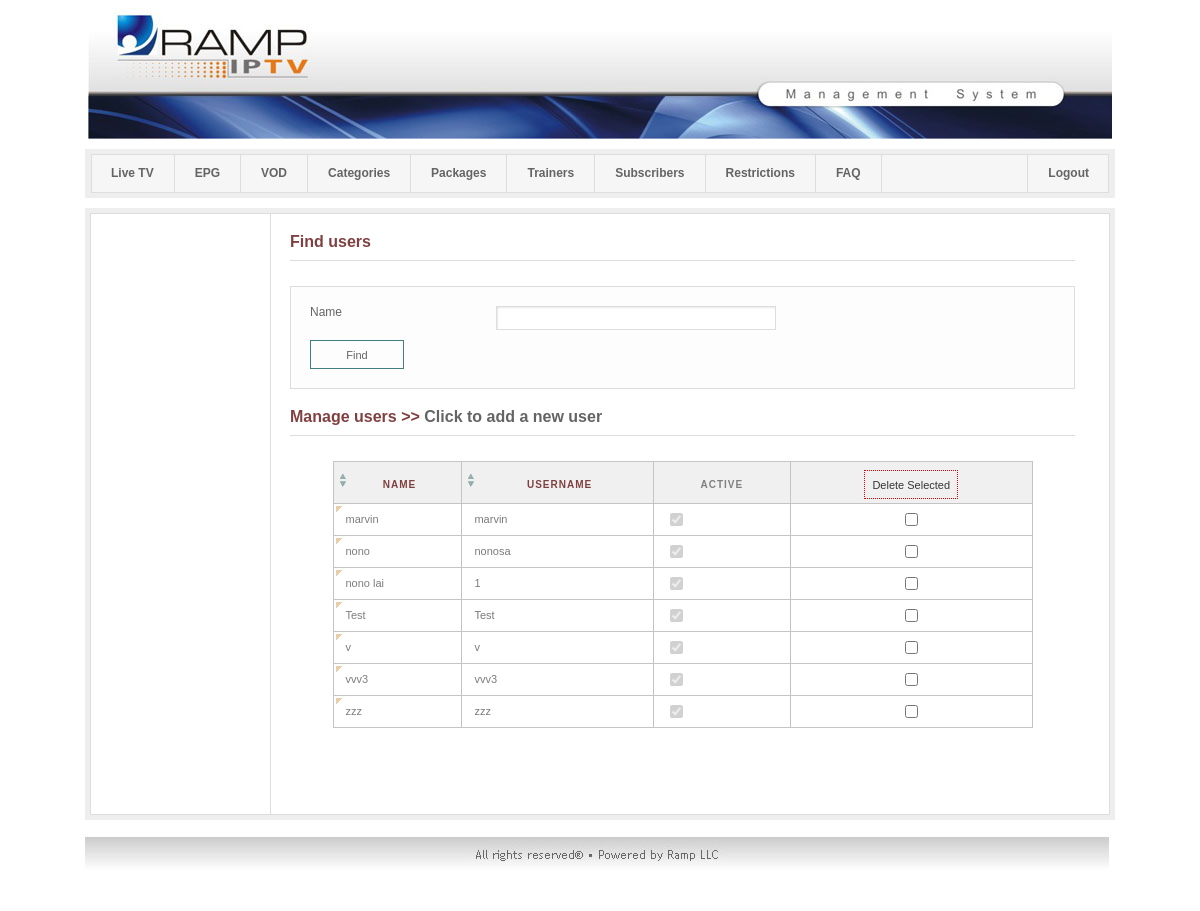
Page /admusuarios.php (signed in) on the committed database.
### tables this page shows
CREATE TABLE IF NOT EXISTS `usuarios` (
  `IdUsuario` int(11) NOT NULL auto_increment,
  `Usuario` varchar(100) default NULL,
  `Password` longtext,
  `NombreCompleto` varchar(255) default NULL,
  `activo` int(1) NOT NULL,
  `apellidos` varchar(50) NOT NULL,
  `mail` varchar(50) default NULL,
  `Fecha inscripcion` timestamp NOT NULL default CURRENT_TIMESTAMP on update CURRENT_TIMESTAMP,
  `MAC_ID` varchar(50) default NULL,
  `DIRECCION_LOCAL` varchar(120) default NULL,
  `ID_PLUGIN` varchar(150) default NULL,
  `pcrampkey` varchar(60) default NULL,
  `serial` varchar(50) default NULL,
  `ultimo_login` datetime default NULL,
  `pin` varchar(15) default NULL,
  PRIMARY KEY  (`IdUsuario`),
  UNIQUE KEY `Usuario` (`Usuario`),
  UNIQUE KEY `MAC_ID` (`MAC_ID`),
  UNIQUE KEY `mail` (`mail`),
  UNIQUE KEY `pcrampKey` (`pcrampkey`)
);

### includes/general_functions.php (called while the page is built, shortened)
<?
function getCurrentPage(){
	$file = $_SERVER["PHP_SELF"];
	$break = Explode('/', $file);
	$currentPage = $break[count($break) - 1];
  return $currentPage;
}
			?>

### session.php (called while the page is built, shortened)
<?php
include("includes/general_functions.php");
$currentPage = getCurrentPage();
?>

### admusuarios.php (the view, shortened to what this page needs)
<?
include("session.php");
$objUsuario=new clsusuario();
?>
<!DOCTYPE html PUBLIC "-//W3C//DTD XHTML 1.0 Transitional//EN" "http://www.w3.org/TR/xhtml1/DTD/xhtml1-transitional.dtd">
<html xmlns="http://www.w3.org/1999/xhtml">
<?php include ("includes/head.php") ?>
<body>
 <div id="wrapper">
  <h1><a href="menuadmin.php"></a></h1>
	<?php include("includes/mainnav.php") ?>
	<div id="containerHolder">
	 <div id="container">
		<div id="main">
		<form name="frmbusca" action="<?=$currentPage?>" method="post" class="jNice">
		 <h2><?=_("Find users")?></h2>
		 <fieldset>
			<p>
			 <label><?=_("Name")?></label>
			 <input type="text" name="parteNombre" id="parteNombre" value="<?php echo $_POST['parteNombre']; ?>" maxlength="255" class="text-long" />
			</p>
		 </fieldset>
		</form>
		<form name="formProceso" action="<?=$_SERVER['PHP_SELF']?>" method="post" onSubmit="return validarNuevoUsuario()" class="jNice" >
		 <div id="headerDiv">
			 <h2><?=_("Manage users")?> &gt;&gt; <a id="myHeader" href="javascript:toggle('myContent','myHeader');" ><?=_("Click to add a new user")?></a></h2>
		 </div>
			</form>
		 </div>
		</div>
		<form action="<?=$currentPage?>" method="post">
		 <table class="no-arrow paginate-20 max-pages-5">
			<thead>
			 <tr>
			 <th class="sortable"><b><?=_("Name")?></b></th>
			 <th class="sortable"><b><?=_("Username")?></b></th>
			 <th><b><?=_("Active")?></b></th>
			 <th style="text-align:center">
				<input class="button-submit" type="submit" value="<?=_("Delete Selected")?>" name="borrar" onclick="return confirm('<?=_("Are you sure do you want to delete?")?>')" />
			 </th>
			</thead>
			<tbody>
				<?php
				if($_POST['parteNombre']!="")
				{
				 $RSresultado=$objUsuario->consultarUsuario($_POST['parteNombre']);
				 $_pagi_sql = "SELECT * FROM  usuarios where NombreCompleto like '%" . $_POST['parteNombre'] . "%' order by NombreCompleto ";
				}
				else
				{
				 $_pagi_sql = "SELECT * FROM usuarios ORDER BY NombreCompleto";
				}
				$_pagi_result = mysql_query($_pagi_sql) or die("Error: ".mysql_error($_pagi_result));
				$counter = 0;
				while ($row = mysql_fetch_array($_pagi_result))
				{
				 $IdUsuario=$row["IdUsuario"];
				 $NombreCompleto=$row["NombreCompleto"];
				 $apellidos=$row["apellidos"];
				 $Usuario=$row["Usuario"];
				 $activo=$row["activo"];
				 ?>
				 <tr <?php if($counter % 2) echo " class='alt'"?>>
					<td>
					 <a href="admusuarios.php?actualizar=<?=$IdUsuario?>"><?=$NombreCompleto." ".$apellidos?></a>
					</td>
					<td><?=$Usuario?></td>
					<td>
					 <input type="checkbox" name="act" id="act" disabled <?php if (!(strcmp($activo,1))) {echo "checked=\"checked\"";} ?>>
					</td>
					<td align="center"><input name='usuarios[]' type='checkbox' value="<?=$row['IdUsuario']?>"></td>
				 <tr>
				 <?
				}
				 ?>
				</tbody>
			 </table>
			 </form>
		</div>
    </div>
    <p id="footer"></p>
</body>
</html>

### includes/head.php (shortened to what this page needs)
<head>
<link href="style/css/transdmin.css" rel="stylesheet" type="text/css" media="screen" />
</head>

### includes/mainnav.php
<ul id="mainNav">
	<li><a href="menuadmin.php"
	<?php if($currentPage == "menuadmin.php" or
					 $currentPage == "addLive.php" or
					 $currentPage == "viewLive.php" or
					 $currentPage == "editLive.php" or
					 $currentPage == "viewLiveDetail.php" or
					 $currentPage == "searchLive.php") echo "class='active'";
	?>
	><?=_("Live TV")?></a></li>
	<li><a href="epg.php"
	<?php
	if($currentPage == "epg.php" or
		 $currentPage == "viewEpgDetails.php" or
		 $currentPage == "viewEpg.php"
		 ) echo "class='active'";
	?>
	><?=_("EPG")?></a></li>
	<li><a href="addVod.php"
	<?php
	if($currentPage == "addVod.php" or
					 $currentPage == "viewVod.php" or
					 $currentPage == "searchVod.php" or
					 $currentPage == "editVodMovieDetail.php" or
					 $currentPage == "viewVodMovieDetail.php") echo "class='active'";
	?>
	><?=_("VOD")?></a></li>
	<li><a href="createVodCategory.php"
	<?php if($currentPage == "viewVodCategories.php" or
					 $currentPage == "searchVodCategory.php" or
					 $currentPage == "viewVodDetail.php" or
					 $currentPage == "createVodCategory.php" or
					 $currentPage == "addVodContent.php"
					 ) echo "class='active'";
	?>
	><?=_("Categories")?></a></li>
	<li><a href="createPackage.php"
	<?php if($currentPage == "viewPackages.php" or
					 $currentPage == "viewPackageDetail.php" or
					 $currentPage == "addPackageContentLive.php" or
					 $currentPage == "addPackageContentVod.php" or
					 $currentPage == "searchPackage.php" or
					 $currentPage == "createPackage.php"
					 ) echo "class='active'";
	?>
	><?=_("Packages")?></a></li>
	<li><a href="addTrainer.php"
	<?php if($currentPage == "addTrainer.php" or
					 $currentPage == "viewTrainers.php" or
					 $currentPage == "viewTrainerDetail.php" or
					 $currentPage == "editTrainerDetail.php" or
					 $currentPage == "searchTrainer.php"
					 ) echo "class='active'";
	?>
	><?=_("Trainers")?></a></li>
	<li><a href="createSubscriber.php"
	<?php if($currentPage == "createSubscriber.php" or
					 $currentPage == "addSubscriberPackage.php" or
					 $currentPage == "viewSubscribers.php" or
					 $currentPage == "ticketSubscriber.php" or
					 $currentPage == "viewSubscriberDetail.php"
					 ) echo "class='active'";
	?>
	><?=_("Subscribers")?></a></li>
	<li><a href="createRestriction.php"
	<?php if($currentPage == "createRestriction.php" or
					 $currentPage == "viewRestrictions.php" or
					 $currentPage == "viewRestrictionDetail.php" or
					 $currentPage == "editRestrictionDetail.php" or
					 $currentPage == "searchRestriction.php"
					 ) echo "class='active'";
	?>
	><?=_("Restrictions")?></a></li>
	<li><a href="#"><?=_("FAQ")?></a></li>
	<li class="logout"><a href="index.php"><?=_("Logout")?></a></li>
</ul>

### style/css/layout.css (style rules this page uses)
body { background: white; font-family: Arial, Helvetica, sans-serif; font-size: 12px; color: #646464; text-align: center; }
a { text-decoration: none; color: #808080; }
#wrapper { text-align: left; width: 1030px; margin: 0 auto; }
h1 { margin: 0px 0px 10px 3px; width: 1024px; height: 139px; background: url(../img/banner.jpg) no-repeat left top; }
h1 a { display: block; width: 225px; height: 28px; }
#mainNav { width: 1018px; height: 37px; padding: 6px; margin: 0 0 10px 0; background: url(../img/top-menu-bg.gif) no-repeat left top; }
#mainNav li { float: left; height: 37px; border-right: 1px solid #ddd; }
#mainNav li a { display: block; float: left; height: 37px; font-weight: bold; line-height: 37px; text-decoration: none; color: #646464; padding: 0 20px; }
#mainNav li.logout { float: right; border-left: 1px solid #ddd; border-right: none; }
#containerHolder { background: #eee; padding: 5px; }
#container { background: #fff url(../img/content.gif) repeat-y left top; border: 1px solid #ddd; width: 1018px; min-height:600px; }
h2 { width: 785px; color: #804040; font-size: 16px; line-height: 16px; font-weight: bold; margin: 20px 0 0 0; padding: 0 0 10px 0; margin-bottom:25px; border-bottom: 1px solid #ddd; text-align:left !important; }
h2 a { color: #646464; text-decoration: none; }
#main { width: 800px; float: right; padding: 0 19px 0 0; }
table { width: 700px; padding: 0; margin: 0 auto 1.5em auto; border: 1px solid #c4c4c4; border-collapse:collapse; }
.cs1 td, .cs2 td, table .button-submit { border:1px dotted #e60202; }
th { font: bold 10px/22px "Trebuchet MS", Verdana, Arial, Helvetica, sans-serif; color: #808080; border: 1px solid #c4c4c4; letter-spacing: 1px; text-transform: uppercase; text-align: left; padding: 8px 12px 4px 12px; background: #f0f0f0; vertical-align:middle; text-align:center !important; }
th.sortable, th.sortable-text, th.sortable-date, th.sortable-keep, th.sortable-date-dmy, th.sortable-numeric, th.sortable-currency, th.sortable-sortByTwelveHourTimestamp, th.sortable-sortIPAddress, th.sortable-sortEnglishLonghandDateFormat, th.sortable-sortScientificNotation, th.sortable-sortImage, th.sortable-sortFileSize, th.sortable-sortAlphaNumeric, th.sortable-sortEnglishDateTime { cursor:pointer; background: #f0f0f0 url(../../css/images/bg_header_sortable.png) no-repeat; padding: 8px 12px 4px 16px; }
td a { text-decoration:none; color:#7d7d7d; background:transparent; }
td { font-size:11px; border: 1px solid #c4c4c4; padding: 6px 12px 6px 12px; color: #7a7a7a; vertical-align:middle; }
tbody tr td:first-child { background: #fff url(../../css/images/bullet1.gif) no-repeat; background-color: #fff; }
form { text-align:left; padding:0px 15px 0px 0px; max-width:785px; }
fieldset { border: 1px solid #ddd; padding: 19px; margin: 0 0 20px 0; background: #fdfdfd; }
fieldset p { margin: 0 0 10px 0; float: left; width: 100%; }
fieldset label { display: inline; float:left; width: 25%; margin: 0 0 7px 0; line-height: 12px; }
fieldset .text-long { border: 1px solid #ddd; background: #fff url(../img/input-shaddow.gif) no-repeat left top; font: 11px Arial, Helvetica, sans-serif; color: #646464; padding: 5px 7px; width: 264px; float: left; margin: 0 10px 0 0; }
.button-submit { font: 11px Arial, Helvetica, sans-serif; color: #353535; width: 94px; height: 29px; cursor: pointer; border: 1px solid #408080; background:transparent; }
#footer { margin: 10px 0 30px 0; font-size: 11px; line-height: 11px; color: #9B9B9B; padding: 0 0 3px 5px; background: url(../img/footer.jpg) no-repeat left top; height:50px; }

### rows in the picture
usuarios: NombreCompleto "marvin", Usuario "marvin", activo "☑"
usuarios: NombreCompleto "nono", Usuario "nonosa", activo "☑"
usuarios: NombreCompleto "nono lai", Usuario "1", activo "☑"
usuarios: NombreCompleto "Test", Usuario "Test", activo "☑"
usuarios: NombreCompleto "v", Usuario "v", activo "☑"
usuarios: NombreCompleto "vvv3", Usuario "vvv3", activo "☑"
usuarios: NombreCompleto "zzz", Usuario "zzz", activo "☑"

### other values in the picture
_("Live TV") "Live TV"
_("EPG") "EPG"
_("VOD") "VOD"
_("Categories") "Categories"
_("Packages") "Packages"
_("Trainers") "Trainers"
_("Subscribers") "Subscribers"
_("Restrictions") "Restrictions"
_("FAQ") "FAQ"
_("Logout") "Logout"
_("Find users") "Find users"
_("Name") "Name"
_("Manage users") "Manage users"
_("Click to add a new user") "Click to add a new user"
_("Active") "ACTIVE"
